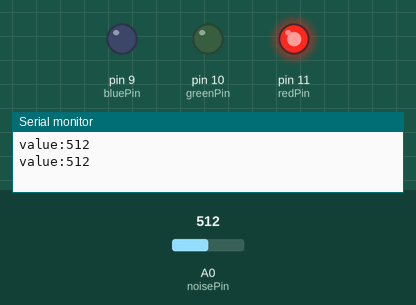
Recording of a sketch running on a simulated Arduino Uno, built with avr-gcc and run on an emulated ATmega328P. On the bench: output pins drawn as LEDs (lit = HIGH), the last lines printed to the serial monitor. Inputs (shaded band) come from the test bench; at power-on: A0 (noisePin) = 512.

Above: at 3.8 s.
3.9 s: A0 (noisePin) set to 61
7.9 s: A0 (noisePin) set to 50
At 10.1 s:
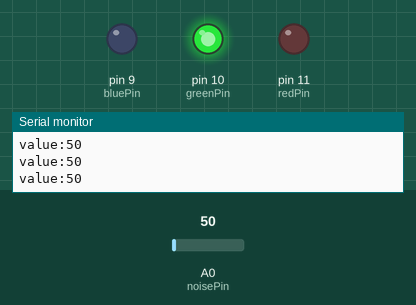
11.9 s: A0 (noisePin) set to 122
At 12.4 s:
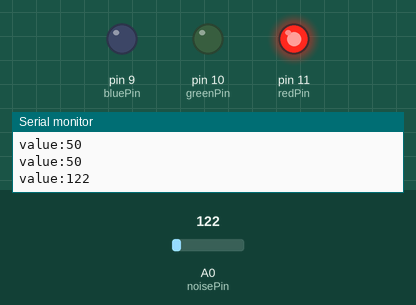
15.9 s: A0 (noisePin) set to 45
At 18.3 s:
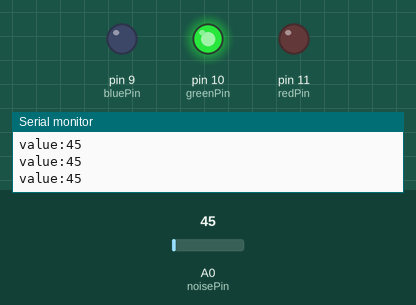
Timing chart, 0 to 19.8 s (numbered marks = the images above; inputs shaded):
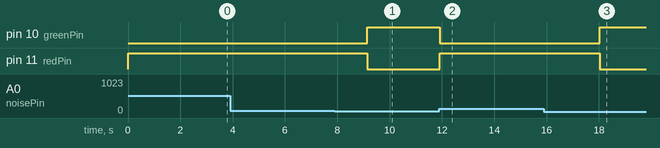

Measured:
- the behaviour switches between 55 and 54 on A0 (noisePin) (found by bisection; images 0 and 1)
- after the input at 7.9 s, pin 10 (greenPin): LOW → HIGH after 1.3 s; pin 11 (redPin): HIGH → LOW after 1.3 s
- after the input at 11.9 s, pin 10 (greenPin): HIGH → LOW at once; pin 11 (redPin): LOW → HIGH at once
- after the input at 15.9 s, pin 10 (greenPin): LOW → HIGH after 2.1 s; pin 11 (redPin): HIGH → LOW after 2.1 s

The sketch:

sketch_apr11b.ino
```cpp
int noisePin = A0;
int redPin = 11;
int greenPin = 10;
int bluePin = 9;

void setup() {
  // put your setup code here, to run once:
  pinMode(noisePin, INPUT);
  pinMode(redPin, OUTPUT);
  pinMode(greenPin, OUTPUT);
  pinMode(bluePin, OUTPUT);
  Serial.begin(9600);

}

void loop() {
  // put your main code here, to run repeatedly:
  int value = analogRead(noisePin);
  Serial.println("value:" + String(value) + "\n");

  if(value <55) {
    analogWrite(redPin, 0);
    analogWrite(greenPin, 255);
    analogWrite(bluePin, 0);
  }else{
    analogWrite(redPin, 255);
    analogWrite(greenPin, 0);
    analogWrite(bluePin, 0);
    delay(3000);
  }
  delay(50);
}
```
